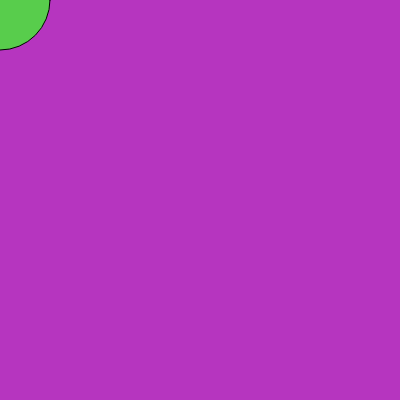
Frame 1 (no input)
Frame 60 (no input): identical to frame 1, image omitted
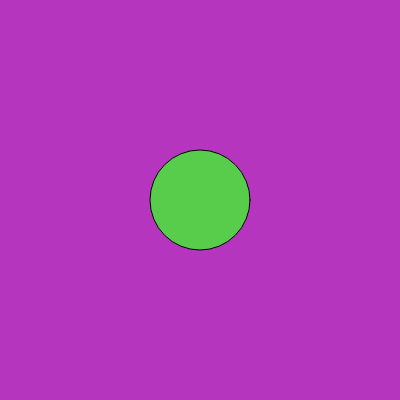
Frame 120 (the mouse pressed at the canvas centre since frame 60)

The p5.js sketch that drew these frames (run headless with seeded random() and noise() and a simulated clock; from frame 60 on, the mouse is pressed at the canvas centre):

// p5.js sketch
// ── sketch.js
let bgColour, fillColour;

function setup() {
    createCanvas(400, 400);
    bgColour = getRandomColour();
    fillColour = getRandomColour();

    // Change background colour every 3 seconds - traditional function syntax
    setInterval(function () {
        bgColour = getRandomColour();
    }, 3000);

    // Change fill colour every 2 seconds - arrow function syntax
    setInterval(() => {
        fillColour = getRandomColour();
    }, 2000);
}

function draw() {
    background(bgColour);
    fill(fillColour);
    circle(mouseX, mouseY, 100);
}

/**
 * Gets a random RGB colour
 * @returns {color}
 */
function getRandomColour() {
    return color(random(255), random(255), random(255));
}

// ── anonymousFunctions.html
<!DOCTYPE html>
<html lang="en">
  <head>
    <meta charset="utf-8" />
    <meta name="viewport" content="width=device-width, initial-scale=1.0">

    <title>Week 5 Lecture 1 - anonymousFunctions</title>

    <link rel="stylesheet" type="text/css" href="./lib/main-styles.css">

    <script src="./lib/libraries/p5.min.js"></script>
  </head>

  <body>
    <script src="sketch.js"></script>
  </body>
</html>
